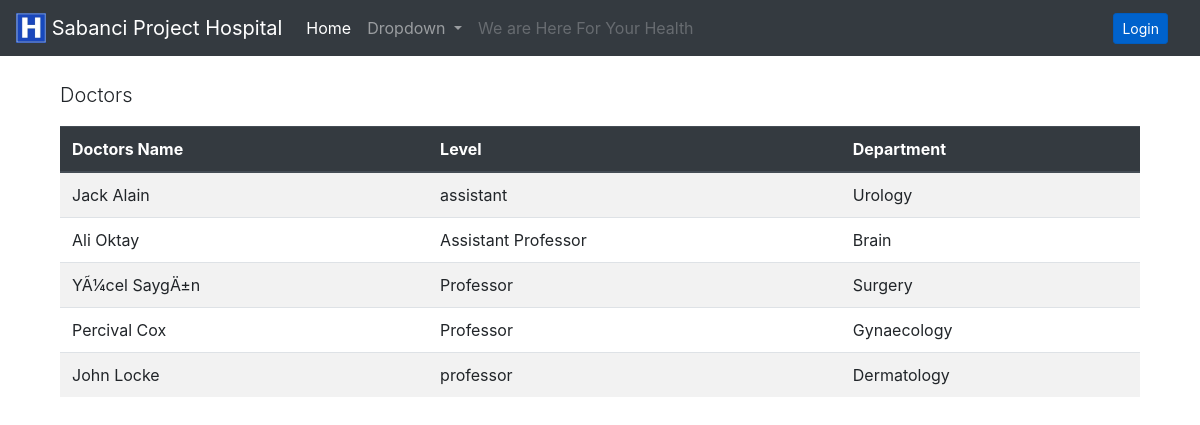
The app's page /dept.php with its own data.
### tables this page shows
CREATE TABLE IF NOT EXISTS `doctors` (
  `id` int(11) NOT NULL,
  `name` char(20) DEFAULT NULL,
  `age` int(11) DEFAULT NULL,
  `level` char(20) DEFAULT NULL,
  `department` char(20) DEFAULT NULL,
  `wage` int(11) DEFAULT NULL
);

### dept.php (the view, shortened to what this page needs)
<html lang="en">
  <head>
    <link rel="stylesheet" href="https://stackpath.bootstrapcdn.com/bootstrap/4.3.1/css/bootstrap.min.css">
  </head>
  <body>
  <nav class="navbar navbar-expand-lg navbar-dark bg-dark">
  <a class="navbar-brand" href="index.php">
  <img src="img\h.jpg" width="30" height="30" class="d-inline-block align-top" alt="">
  Sabanci Project Hospital
  </a>
  <div class="collapse navbar-collapse" id="navbarSupportedContent">
    <ul class="navbar-nav mr-auto">
      <li class="nav-item active">
        <a class="nav-link" href="index.php">Home <span class="sr-only">(current)</span></a>
      </li>
      <li class="nav-item dropdown">
        <a class="nav-link dropdown-toggle" href="#" id="navbarDropdown" role="button" data-toggle="dropdown" aria-haspopup="true" aria-expanded="false">
          Dropdown
        </a>
      </li>
      <li class="nav-item">
        <a class="nav-link disabled" href="#" tabindex="-1" aria-disabled="true">We are Here For Your Health</a>
      </li>
    </ul>
<a href="#" class="btn btn-primary btn-sm active mr-3" role="button" aria-pressed="true"data-toggle="modal" data-target="#modalLoginForm">Login</a>
  </div>
</nav>
<div class="container">
			<div class="row">
				<div class="col">&nbsp;</div>
			</div>
			<div class="col-lg-12">
				<p class="lead">Doctors</p>
				<table class="table table-striped table-hover">
				  <thead class="thead-dark">
				    <tr>
				      <th scope="col">Doctors Name </th>
				      <th scope="col">Level</th>
				      <th scope="col">Department</th>
				    </tr>
				  </thead>
				  <tbody>
<?php
$link = mysqli_connect("localhost", "root", "", "login");
mysqli_select_db($link,"hospital");
                $getdata = mysqli_query($link,"select * from doctors");
                while ($b=mysqli_fetch_array($getdata)){
                    $name = $b['name'];
					$level = $b['level'];
					$department = $b['department'];
                    echo "<tr>
                    <td>$name</td>
					<td>$level</td>
					<td>$department</td>
                </tr>";
               }
?>
</tbody>
				</table>
			</div>
		</div>
  </body>
</html>

### records on screen
doctors: name "Jack Alain", level "assistant", department "Urology"
doctors: name "Ali Oktay", level "Assistant Professor", department "Brain"
doctors: name "YÃ¼cel SaygÄ±n", level "Professor", department "Surgery"
doctors: name "Percival Cox", level "Professor", department "Gynaecology"
doctors: name "John Locke", level "professor", department "Dermatology"
